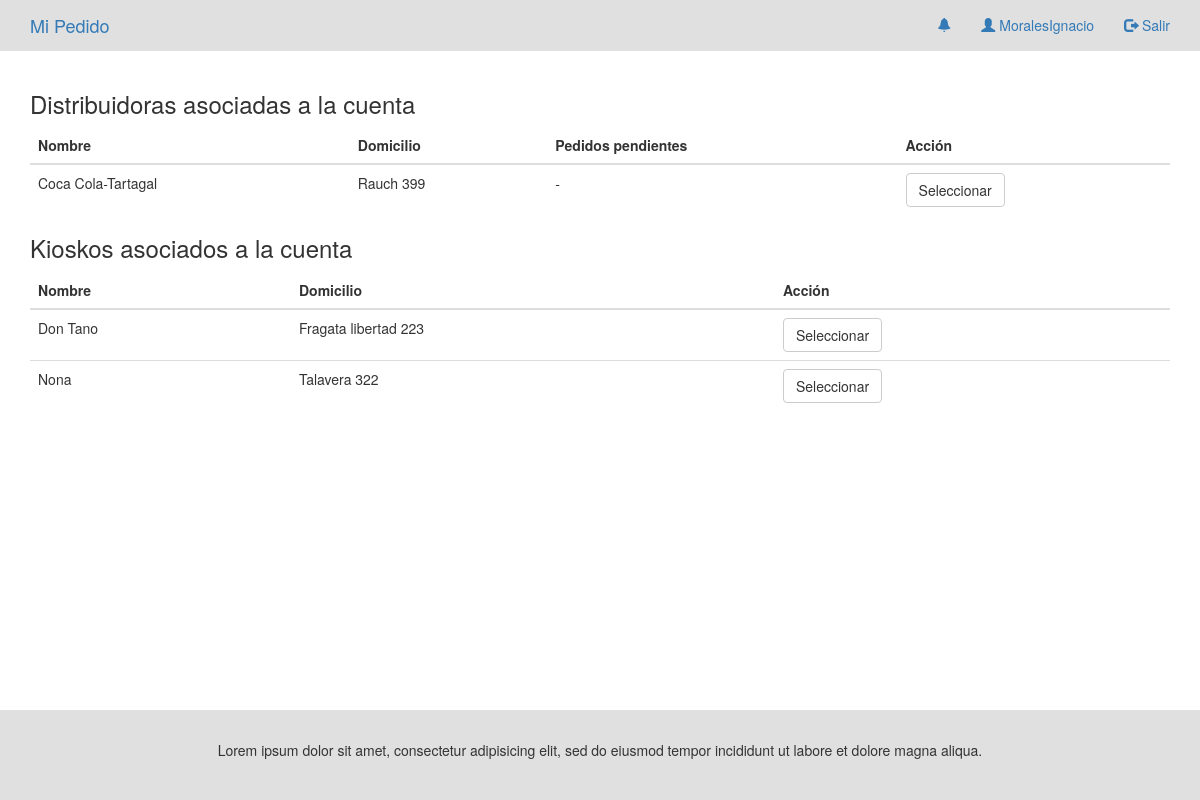
Screenshot of / (signed in) with the database file from the repository.
### apps/distribuidoras/models.py (models this page shows)
class Distribuidora (models.Model):
    nombre = models.CharField(max_length=50)
    descripcion = models.TextField(verbose_name=u"Descripcion")
    numero_contacto = models.PositiveIntegerField(verbose_name=u"Numero de contacto")
    id_localidad = models.ForeignKey(Localidad, verbose_name=u"Localidad")
    direccion = models.CharField(max_length=50, verbose_name=u"Direccion")
    persona_cargo = models.ForeignKey(User, verbose_name=u"Persona a cargo")
    estado = models.BooleanField(default=True)

### apps/kioskos/models.py (models this page shows)
class Kiosko (models.Model):
    nombre = models.CharField(max_length=50)
    descripcion = models.TextField()
    numero_contacto = models.PositiveIntegerField()
    id_localidad = models.ForeignKey(Localidad)
    direccion = models.CharField(max_length=50)
    persona_cargo = models.ForeignKey(User)
    estado = models.BooleanField(default=True)

### MiPedido/views.py (the view)
# urls.py: url(r'^$', Index.as_view(), name='index'),
class Index(CtrLogin, TemplateView):
	template_name = 'index.html'
	def get_context_data(self, **kwargs):
		contexto = super(Index, self).get_context_data(**kwargs)
		contexto['distribuidoras'] = Distribuidora.objects.filter(persona_cargo__username = self.request.user.username)
		contexto['kioskos'] = Kiosko.objects.filter(persona_cargo__username = self.request.user.username)
		return contexto

### templates/index.html
{% extends 'base.html' %}
{% block contenido %}
	<div class="container">
		{% if distribuidoras %}
			<h3>Distribuidoras asociadas a la cuenta</h3>
			<table class="table">
				<thead>
					<tr>
						<th>Nombre</th>
						<th>Domicilio</th>
						<th>Pedidos pendientes</th>
						<th>Acción</th>
					</tr>
				</thead>
				<tbody>
					{% for dist in distribuidoras %}
						<tr>
							<td>{{dist.nombre|capfirst}}</td>
							<td>{{dist.direccion|capfirst}}</td>
							<td>-</td>
							<td><a href="{% url 'distribuidora' pk=dist.id %} " class="btn btn-default">Seleccionar</a></td>
						</tr>
					{% endfor %}
				</tbody>
			</table>
		{% endif%}
		{% if kioskos %}
			<h3>Kioskos asociados a la cuenta</h3>
			<table class="table">
				<thead>
					<tr>
						<th>Nombre</th>
						<th>Domicilio</th>
						<th>Acción</th>
					</tr>
				</thead>
				<tbody>
					{% for kiosko in kioskos %}
						<tr>
							<td>{{ kiosko.nombre|capfirst }}</td>
							<td>{{ kiosko.direccion|capfirst }}</td>
							<td><a href="" class="btn btn-default">Seleccionar</a></td>
						</tr>
					{% endfor %}
				</tbody>
			</table>
		{% endif %}
	</div>
{% endblock %}

### templates/base.html (shortened to what this page needs)
{% load staticfiles %}
<!DOCTYPE html>
<html lang="es">
<head>
	<link rel="stylesheet" href="{% static 'css/bootstrap.min.css' %}">
	<link rel="stylesheet" href="{% static 'css/estilos.css' %}">
</head>
<body>
	<header>
		<nav class="navbar navbar-static-top" role="navigation">
			<div class="container">
				<div class="navbar-header">
					<a href="{% url 'index' %}" class='navbar-brand'>Mi Pedido</a>
				</div>
				<ul class="nav navbar-nav navbar-right">
					<li>
						<a href=""><span class="glyphicon glyphicon-bell"></span></a>
					</li>
					<li>
						<a href=""><span class="glyphicon glyphicon-user"></span> {{user.username|capfirst}}</a>
					</li>
					<li>
						<a href="{% url 'salir' %}"><span class="glyphicon glyphicon-log-out"></span> Salir</a>
					</li>
				</ul>
			</div>
		</nav>
	</header>
	{% block contenido %}
	{% endblock %}
	<footer>
		<p class="text-center">Lorem ipsum dolor sit amet, consectetur adipisicing elit, sed do eiusmod
		tempor incididunt ut labore et dolore magna aliqua.</p>
	</footer>
</body>
</html>

### estaticos/css/estilos.css (style rules this page uses)
header { background: #e0e0e0; }
footer { width: 100%; background: #e0e0e0; padding-top: 30px; padding-bottom: 30px; position: absolute; bottom: 0; }

### rows the page displays
Distribuidora: nombre "Coca Cola-Tartagal", direccion "Rauch 399"
Kiosko: nombre "Don Tano", direccion "Fragata libertad 223"
Kiosko: nombre "Nona", direccion "Talavera 322"

### other values shown
{{ user.username|capfirst }} "MoralesIgnacio"
